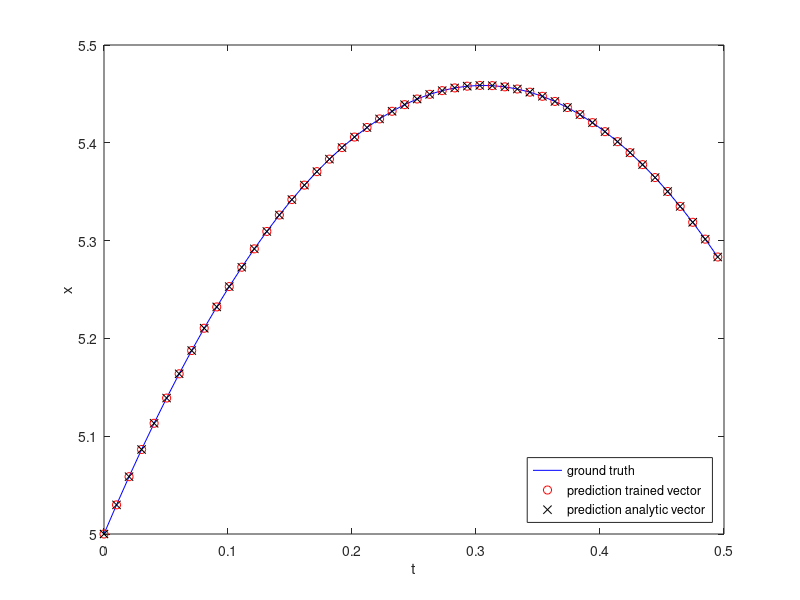

Write MATLAB code to recreate this figure.
%% Compute data to train on.
% Use x(t) = x_0 + v_0 t + 0.5 g t^2
% and initial values
x_0 = 2;
v_0 = 8;
g = 9.81;
% Timestep and number of data points
N = 100;
tau = 1/(N-1); %1/(N-1);
% Construct actual data 
time = tau*[0:1:N-1];
pos = x_0 + v_0.*time - .5*g.*time.*time;
% Plot data.
% fig = figure;
% plot(time,pos,'b-');
% title('training data');
%% Train on data.
% Emmbed data in a linear feature space.
X = [pos(1:N-2); pos(2:N-1); ones(1,N-2)];
% and embed to centralized feature space.
mu = mean(pos);
Z = [];
Z(1,:) = X(1,:) - mu;
Z(2,:) = X(2,:) - mu;
Y = pos(3:N);
V = Y-mu;
% Calculate optimal feature vector using eqn. (7.2).
wT = (Y*transpose(X))*(X*transpose(X))^-1
% Estimate parameter vector for centralized coordinates.
uT = (V*transpose(Z))*(Z*transpose(Z))^-1
% Feature vector from analytic result.
wT_a = [-1, 2, -g*tau^2]
%% Use feature vector to make a prediction for new inital values.
x_0 = 5;
v_0 = 3;
% Calculate first 2 values.
Y_pred = [x_0, x_0 + v_0*tau - .5*g*tau^2];
Y_pred_a = [x_0, x_0 + v_0*tau - .5*g*tau^2];
V_pred = Y_pred - mu;
for i=3:N+1
    Y_pred(i) = wT*[Y_pred(i-2);Y_pred(i-1);1];
    Y_pred_a(i) = wT_a*[Y_pred_a(i-2);Y_pred_a(i-1);1];
    V_pred(i) = uT*[V_pred(i-2);V_pred(i-1)];
end
% Calculate ground truth.
Y_gt = x_0 + v_0.*time - .5*g.*time.*time;
% Plot prediction and ground truth.
% Only plot first K values.
K = round(N/2);
fig = figure(1); clf;
box
hold on;
plot(time(1:K),Y_gt(1:K),'Color','b','Marker','none');
plot(time(1:K),Y_pred(1:K),'Color','r','Marker','o','LineStyle','none');
plot(time(1:K),Y_pred_a(1:K),'Color',[0 0 0],'Marker','x','LineStyle','none');
hold off;
legend('ground truth','prediction trained vector','prediction analytic vector','location','southeast');
xlabel('t');
ylabel('x');
% fig = figure;
% hold on;
% plot(time(1:K),V(1:K),'b-');
% plot(time(1:K),V_pred(1:K),'r.');
% hold off;
% legend('ground truth','prediction trained vector','prediction analytic vector');